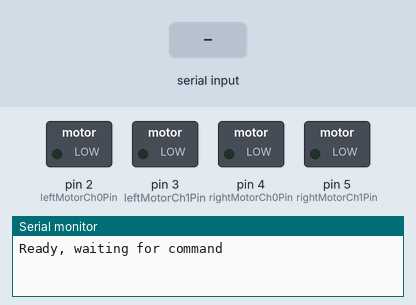
Recording of a sketch running on a simulated Arduino Mega 2560, built with avr-gcc and run on an emulated ATmega2560. Parts: switched loads named in the sketch (green lamp = pin HIGH), the last lines printed to the serial monitor. The test bench sets the inputs (shaded band).

Above: at 1.2 s.
1.3 s: "s\n" received over the second serial link
At 2.7 s:
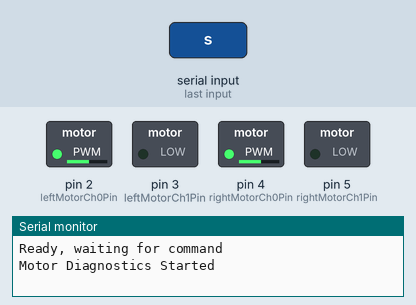
At 8.5 s:
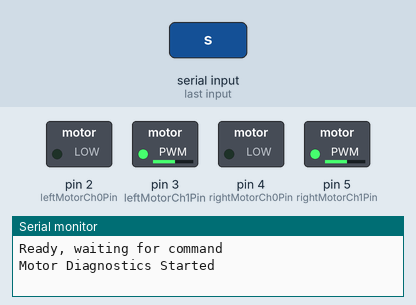
Timing chart, 0 to 20.8 s (numbered marks = the images above; inputs shaded):
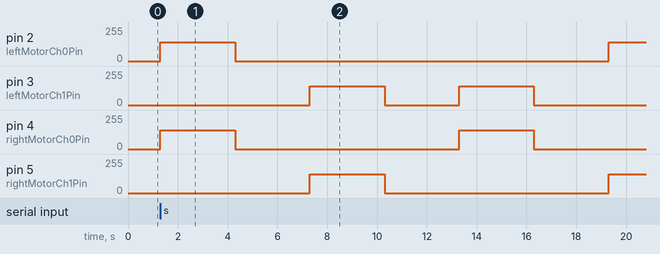

The sketch:

motor-diagnostics.ino
```cpp
#include <SoftwareSerial.h>

int leftMotorCh0Pin = 2;
int leftMotorCh1Pin = 3;
int rightMotorCh0Pin = 4;
int rightMotorCh1Pin = 5;

int waitTime = 3000;

byte newByte;

//SoftwareSerial Xbee(8,9);

void setup() {
  // put your setup code here, to rnu once:
  pinMode(leftMotorCh0Pin, OUTPUT);
  pinMode(leftMotorCh1Pin, OUTPUT);
  pinMode(rightMotorCh0Pin, OUTPUT);
  pinMode(rightMotorCh1Pin, OUTPUT);

  Serial3.begin(9600);
  Serial.begin(9600);

  Serial.println("Ready, waiting for command");

}

void loop() {
  // put your main code here, to run repeatedly:

  if (Serial3.available() > 0) {
    newByte = Serial3.read();
    Serial3.println(newByte);

    if (newByte != -1) {
      switch (newByte) {
        case '\r':
        case '\n':
        case 255:
          break;

        case 's':
          Serial.println("Motor Diagnostics Started");
          Serial3.println("Motor Diagnostics Started");
          runDiagnostics();
          break;
      }
    }
  }
}

void runDiagnostics() {
  driveForward(140);
  delay(waitTime);
  driveStop();
  delay(waitTime);

  driveBackward(140);
  delay(waitTime);
  driveStop();
  delay(waitTime);

  pivotLeft(140);
  delay(waitTime);
  driveStop();
  delay(waitTime);

  pivotRight(140);
  delay(waitTime);
  driveStop();
  delay(waitTime);
}

void driveForward(const int speed) {
  Serial3.println("Driving Forwards");

  analogWrite(leftMotorCh0Pin, speed);
  analogWrite(leftMotorCh1Pin, 0);

  analogWrite(rightMotorCh0Pin, speed);
  analogWrite(rightMotorCh1Pin, 0);

}

void driveBackward(const int speed) {
  Serial3.println("Driving Backwards");

  analogWrite(leftMotorCh0Pin, 0);
  analogWrite(leftMotorCh1Pin, speed);

  analogWrite(rightMotorCh0Pin, 0);
  analogWrite(rightMotorCh1Pin, speed);
}

void driveStop() {
  Serial3.println("Done");

  analogWrite(leftMotorCh0Pin, 0);
  analogWrite(leftMotorCh1Pin, 0);

  analogWrite(rightMotorCh0Pin, 0);
  analogWrite(rightMotorCh1Pin, 0);
}

void pivotLeft(const int speed) {
  Serial3.println("Pivoting Left");

  analogWrite(leftMotorCh0Pin, 0);
  analogWrite(leftMotorCh1Pin, speed);

  analogWrite(rightMotorCh0Pin, speed);
  analogWrite(rightMotorCh1Pin, 0);
}

void pivotRight(const int speed) {
  Serial3.println("Pivoting Right");

  analogWrite(leftMotorCh0Pin, speed);
  analogWrite(leftMotorCh1Pin, 0);

  analogWrite(rightMotorCh0Pin, 0);
  analogWrite(rightMotorCh1Pin, speed);
}
```

Measured:
- after the input at 1.3 s, pin 2 (leftMotorCh0Pin): 0/255 → 140/255 at once, → 0/255 3.0 s later, → 140/255 15.0 s later; pin 3 (leftMotorCh1Pin): alternates 140/255 for 3.0 s and 0/255 for 3.0 s, starting after 6.0 s
